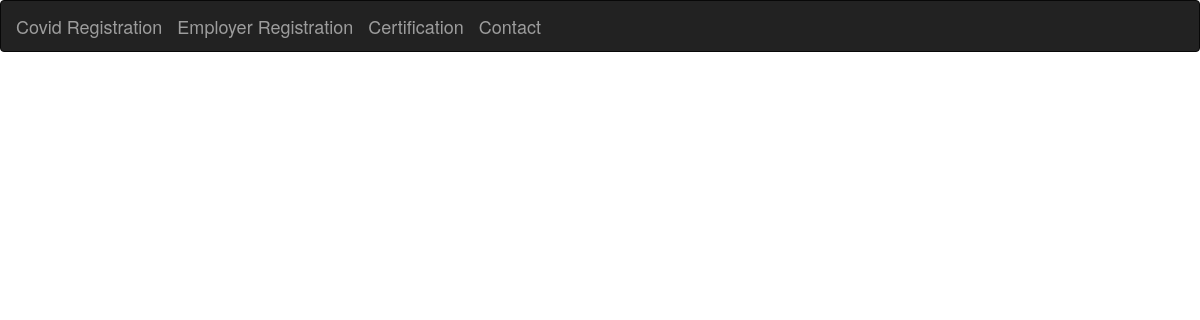
Page /registration/ on the earlier database version.
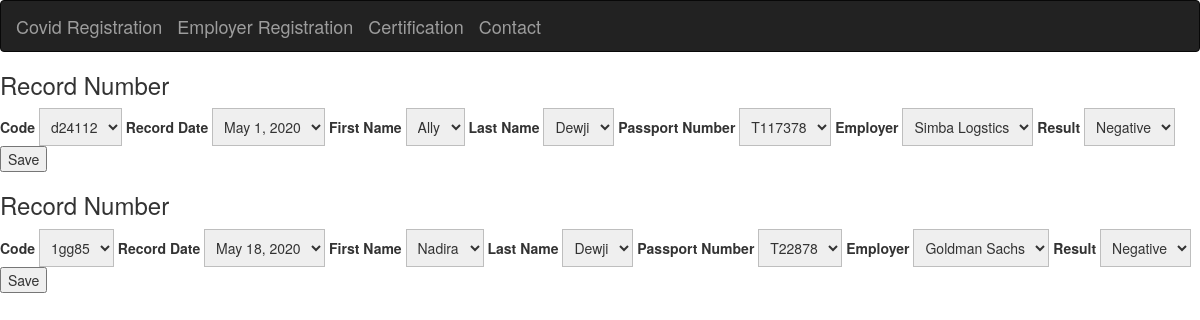
Same page on the later database version.
### registration/models.py (models this page shows)
class Booking(models.Model):
    recordDate = models.DateField()
    unitID= models.IntegerField()
    client = models.CharField(max_length=300)
    clientEmail = models.CharField(max_length=200)
    unit = models.CharField(max_length=300)
    event = models.CharField(max_length=300)
    code = models.CharField(max_length=300)
    startDate = models.DateField()
    firstName = models.CharField(max_length=300)
    lastName = models.CharField(max_length=300)
    passportNumber = models.CharField(max_length=250)

### registration/views.py (the view)
def index(request):
    all_people = Person.objects.all()
    all_employers = Employer.objects.all()
    all_bookings = Booking.objects.all()
    template = loader.get_template('registration/form.html')
    context = {
        'all_employers': all_employers,
        'all_people': all_people,
        'all_bookings': all_bookings
    }
    return HttpResponse(template.render(context, request))

### registration/templates/registration/form.html (shortened to what this page needs)
<link rel="stylesheet" href="https://maxcdn.bootstrapcdn.com/bootstrap/3.3.6/css/bootstrap.min.css">
<link rel="stylesheet" type="text/css" href="./style.css">
</head>
<nav class="navbar navbar-inverse">
<div class ="container-fluid">
<div class="navbar-header">
    <a class="navbar-brand">Covid Registration</a>
    <a class="navbar-brand">Employer Registration</a>
    <a class="navbar-brand">Certification</a>
    <a class="navbar-brand">Contact</a>
</div>
</div>
</nav>
{% if all_bookings %}
{% for booking in all_bookings %}
<form>
    <h3> Record Number </h3>
    <label>Code</label>
    <select name="person" id="person">
            <option value = "person">{{ booking.code }}</option>
    </select>
    <label>Record Date</label>
    <select name="person" id="person">
            <option value = "person">{{ booking.recordDate }}</option>
    </select>
    <label>First Name</label>
    <select name="person" id="person">
            <option value = "person">{{ booking.firstName }}</option>
    </select>
    <label>Last Name</label>
    <select name="person" id="person">
            <option value = "person">{{ booking.lastName }}</option>
    </select>
    <label>Passport Number</label>
    <select name="person" id="person">
            <option value = "person">{{ booking.passportNumber }}</option>
    </select>
    <label>Employer</label>
    <select name="employer" id="employer">
            <option value = >{{ booking.client }}</option>
    </select>
    <label>Result</label>
    <select name="result" id="result">
        <option value="negative">Negative</option>
      </select>
    <button>Save</button>
</form>
{% endfor %}
{% endif %}

### registration/templates/registration/style.css (style rules this page uses)
.form-style-1 input[type=text], .form-style-1 input[type=date], .form-style-1 input[type=datetime], .form-style-1 input[type=number], .form-style-1 input[type=search], .form-style-1 input[type=time], .form-style-1 input[type=url], .form-style-1 input[type=email], textarea, select { box-sizing: border-box; -webkit-box-sizing: border-box; -moz-box-sizing: border-box; border:1px solid #BEBEBE; padding: 7px; margin:0px; -webkit-transition: all 0.30s ease-in-out; -moz-transition: all 0.30s ease-in-out; -ms-transition: all 0.30s ease-in-out; -o-transition: all 0.30s ease-in-out; outline: none; }

Differences in the rows shown:
added Booking: person "d24112", person "May 1, 2020", person "Ally", person "Dewji", person "T117378", employer "Simba Logstics"
added Booking: person "1gg85", person "May 18, 2020", person "Nadira", person "Dewji", person "T22878", employer "Goldman Sachs"
